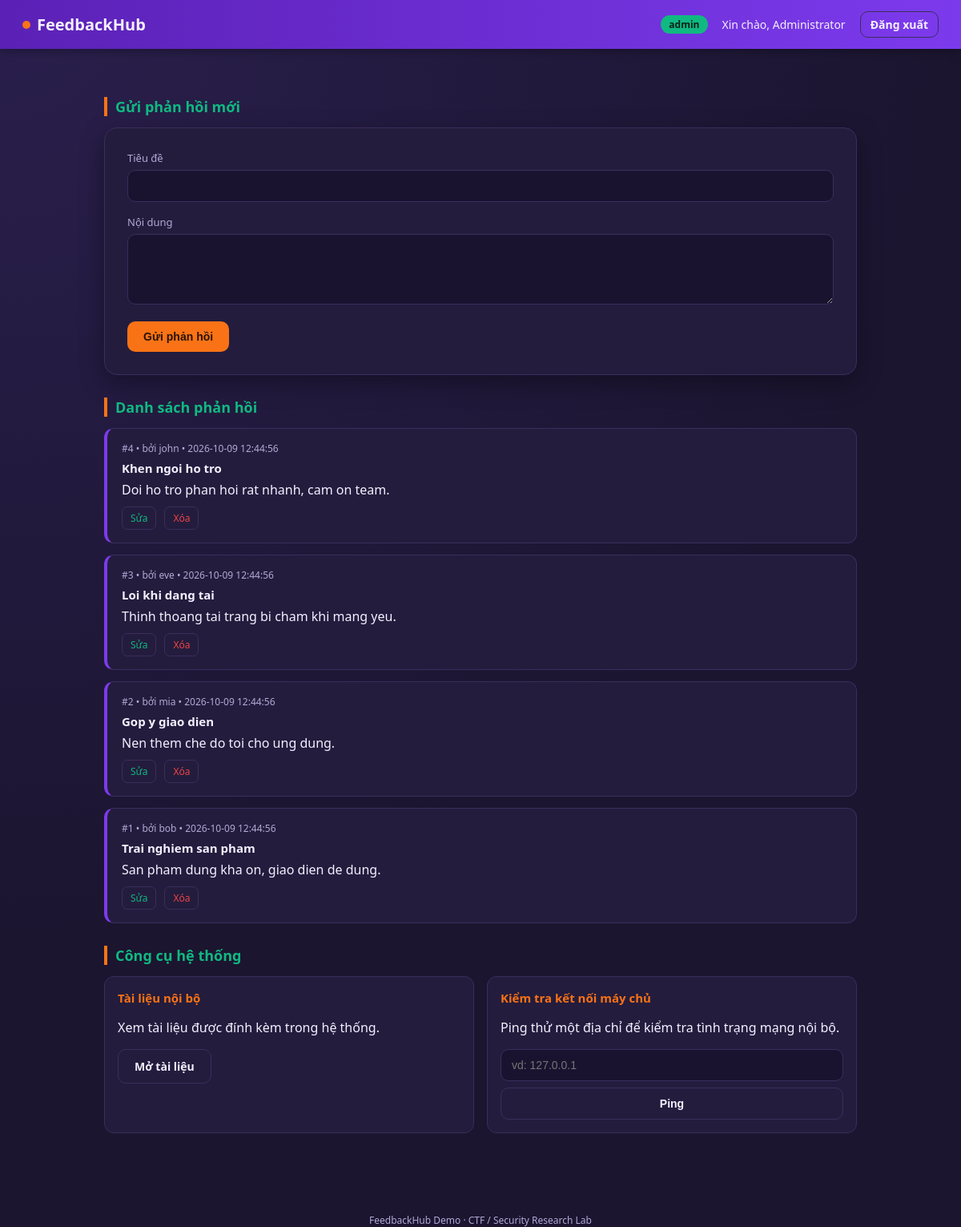
The page /src/public/dashboard.php (signed in) on the database its author committed.
### tables this page shows
CREATE TABLE IF NOT EXISTS feedbacks (
    id INT AUTO_INCREMENT PRIMARY KEY,
    user_id INT NOT NULL,
    title VARCHAR(150) NOT NULL,
    content TEXT NOT NULL,
    created_at TIMESTAMP DEFAULT CURRENT_TIMESTAMP,
    FOREIGN KEY (user_id) REFERENCES users(id)
);

CREATE TABLE IF NOT EXISTS users (
    id INT AUTO_INCREMENT PRIMARY KEY,
    username VARCHAR(50) NOT NULL UNIQUE,
    password VARCHAR(128) NOT NULL,
    nickname VARCHAR(100) NOT NULL,
    role VARCHAR(20) NOT NULL DEFAULT 'user',
    created_at TIMESTAMP DEFAULT CURRENT_TIMESTAMP
);

### src/includes/auth.php (called while the page is built, shortened)
<?php
function current_user() {
    return [
        'id'        => $_SESSION['user_id'] ?? null,
        'username'  => $_SESSION['username'] ?? null,
        'nickname' => $_SESSION['nickname'] ?? null,
        'role'      => $_SESSION['role'] ?? null,
    ];
}

### src/public/dashboard.php (the view, shortened to what this page needs)
<?php
require __DIR__ . '/../includes/auth.php';
require __DIR__ . '/../includes/db.php';
$user = current_user();
$isAdmin = $user['role'] === 'admin';
$result = $conn->query("SELECT f.*, u.username FROM feedbacks f JOIN users u ON f.user_id = u.id ORDER BY f.id DESC");
?>
<!DOCTYPE html>
<html lang="vi">
<head>
<link rel="stylesheet" href="assets/style.css">
</head>
<body>
<div class="navbar">
  <div class="brand"><span class="dot"></span> FeedbackHub</div>
  <div class="nav-right">
    <span class="badge"><?= htmlspecialchars($user['role']) ?></span>
    <span>Xin chào, <?= htmlspecialchars($user['nickname']) ?></span>
    <a href="logout.php" class="btn btn-ghost" style="padding:6px 12px;">Đăng xuất</a>
  </div>
</div>
<div class="container">
  <h2 class="section-title">Gửi phản hồi mới</h2>
  <div class="card">
    <form method="POST" action="feedback_add.php">
      <label for="title">Tiêu đề</label>
      <input type="text" id="title" name="title" required maxlength="150">
      <label for="content">Nội dung</label>
      <textarea id="content" name="content" rows="4" required></textarea>
      <button type="submit" class="btn btn-orange">Gửi phản hồi</button>
    </form>
  </div>
  <h2 class="section-title">Danh sách phản hồi</h2>
  <?php if ($result && $result->num_rows > 0): ?>
    <?php while ($row = $result->fetch_assoc()): ?>
      <div class="feedback-item">
        <div class="meta">#<?= (int)$row['id'] ?> • bởi <?= htmlspecialchars($row['username']) ?> • <?= htmlspecialchars($row['created_at']) ?></div>
        <div class="title"><?= htmlspecialchars($row['title']) ?></div>
        <div class="content">
          <?php echo $row['content']; ?>
        </div>
        <div class="feedback-actions">
          <?php if ($isAdmin || (int)$row['user_id'] === (int)$user['id']): ?>
            <a href="feedback_edit.php?id=<?= (int)$row['id'] ?>">Sửa</a>
            <a href="feedback_delete.php?id=<?= (int)$row['id'] ?>" class="btn-danger" onclick="return confirm('Xóa phản hồi này?');">Xóa</a>
          <?php endif; ?>
        </div>
      </div>
    <?php endwhile; ?>
  <?php else: ?>
    <p>Chưa có phản hồi nào.</p>
  <?php endif; ?>
  <h2 class="section-title">Công cụ hệ thống</h2>
  <div class="tools-grid">
    <div class="tool-card">
      <h3>Tài liệu nội bộ</h3>
      <p>Xem tài liệu được đính kèm trong hệ thống.</p>
      <a href="attachment.php?doc=internal_memo_482.txt" class="btn btn-ghost" style="display:inline-block;">Mở tài liệu</a>
    </div>
    <div class="tool-card">
      <h3>Kiểm tra kết nối máy chủ</h3>
      <p>Ping thử một địa chỉ để kiểm tra tình trạng mạng nội bộ.</p>
      <form method="GET" action="diagnostic.php">
        <input type="text" name="host" placeholder="vd: 127.0.0.1" style="margin-bottom:8px;">
        <button type="submit" class="btn btn-ghost" style="width:100%;">Ping</button>
      </form>
    </div>
  </div>
</div>
<footer class="note">FeedbackHub Demo &middot; CTF / Security Research Lab</footer>
</body>
</html>

### src/public/assets/style.css (style rules this page uses)
:root { --purple: #7C3AED; --purple-dark: #5B21B6; --green: #10B981; --green-dark: #059669; --orange: #F97316; --bg-dark: #1B1530; --bg-card: #241C3D; --text-light: #F3F0FF; --text-muted: #B4A9D6; --border: #3A2E5C; --danger: #EF4444; }
* { box-sizing: border-box; }
body { margin: 0; font-family: "Segoe UI", Roboto, Arial, sans-serif; background: radial-gradient(circle at top left, #2a1f4d 0%, var(--bg-dark) 60%); color: var(--text-light); min-height: 100vh; }
a { color: var(--green); text-decoration: none; }
.navbar { display: flex; justify-content: space-between; align-items: center; padding: 14px 28px; background: linear-gradient(90deg, var(--purple-dark), var(--purple)); box-shadow: 0 2px 12px rgba(0,0,0,0.35); }
.navbar .brand { font-size: 20px; font-weight: 700; display: flex; align-items: center; gap: 8px; }
.navbar .brand .dot { width: 10px; height: 10px; border-radius: 50%; background: var(--orange); display: inline-block; }
.navbar .nav-right { display: flex; align-items: center; gap: 18px; font-size: 14px; }
.navbar .nav-right .badge { background: var(--green); color: #06231a; padding: 3px 10px; border-radius: 999px; font-weight: 600; font-size: 12px; }
.container { max-width: 980px; margin: 0 auto; padding: 32px 20px 60px; }
.card { background: var(--bg-card); border: 1px solid var(--border); border-radius: 16px; padding: 28px; box-shadow: 0 10px 30px rgba(0,0,0,0.35); }
label { display: block; font-size: 13px; margin-bottom: 6px; color: var(--text-muted); }
input[type=text], input[type=password], textarea { width: 100%; padding: 11px 13px; margin-bottom: 16px; border-radius: 10px; border: 1px solid var(--border); background: #1A1330; color: var(--text-light); font-size: 14px; }
.btn { display: inline-block; padding: 11px 20px; border-radius: 10px; border: none; font-weight: 600; font-size: 14px; cursor: pointer; text-align: center; }
.btn-orange { background: var(--orange); color: #2b1300; }
.btn-danger { background: transparent; border: 1px solid var(--danger); color: var(--danger); }
.btn-ghost { background: transparent; border: 1px solid var(--border); color: var(--text-light); }
h2.section-title { font-size: 18px; color: var(--green); border-left: 4px solid var(--orange); padding-left: 10px; margin: 28px 0 14px; }
.feedback-item { background: var(--bg-card); border: 1px solid var(--border); border-left: 4px solid var(--purple); border-radius: 12px; padding: 16px 18px; margin-bottom: 14px; }
.feedback-item .meta { font-size: 12px; color: var(--text-muted); margin-bottom: 6px; }
.feedback-item .title { font-weight: 700; font-size: 15px; margin-bottom: 6px; color: var(--text-light); }
.feedback-actions { margin-top: 10px; display: flex; gap: 10px; }
.feedback-actions a { font-size: 12px; padding: 5px 10px; border-radius: 7px; border: 1px solid var(--border); }
.tools-grid { display: grid; grid-template-columns: repeat(auto-fit, minmax(220px, 1fr)); gap: 16px; margin-top: 10px; }
.tool-card { background: var(--bg-card); border: 1px solid var(--border); border-radius: 12px; padding: 16px; }
.tool-card h3 { margin-top: 0; font-size: 15px; color: var(--orange); }
footer.note { text-align: center; color: var(--text-muted); font-size: 12px; margin-top: 40px; }

### rows shown on the page
feedbacks: id "4", user.username "john", created_at "2026-10-09 12:44:56", title "Khen ngoi ho tro", content "Doi ho tro phan hoi rat nhanh, cam on team."
feedbacks: id "3", user.username "eve", created_at "2026-10-09 12:44:56", title "Loi khi dang tai", content "Thinh thoang tai trang bi cham khi mang yeu."
feedbacks: id "2", user.username "mia", created_at "2026-10-09 12:44:56", title "Gop y giao dien", content "Nen them che do toi cho ung dung."
feedbacks: id "1", user.username "bob", created_at "2026-10-09 12:44:56", title "Trai nghiem san pham", content "San pham dung kha on, giao dien de dung."

### other values the page prints
$user['role'] "admin"
$user['nickname'] "Administrator"
